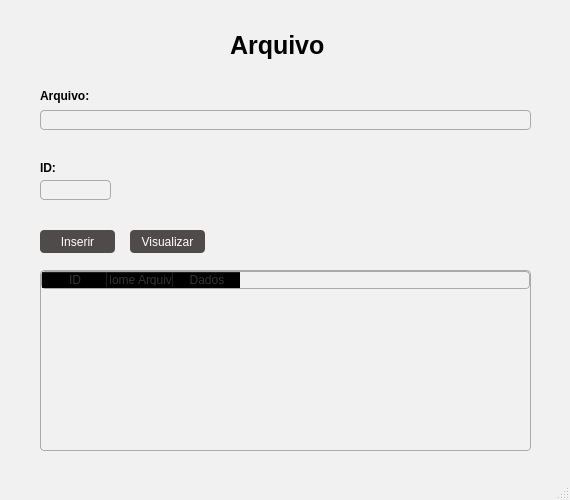
<?xml version="1.0" encoding="UTF-8"?>
<ui version="4.0">
 <class>TelaArquivo</class>
 <widget class="QMainWindow" name="TelaArquivo">
  <property name="enabled">
   <bool>true</bool>
  </property>
  <property name="geometry">
   <rect>
    <x>0</x>
    <y>0</y>
    <width>570</width>
    <height>500</height>
   </rect>
  </property>
  <property name="minimumSize">
   <size>
    <width>570</width>
    <height>500</height>
   </size>
  </property>
  <property name="maximumSize">
   <size>
    <width>570</width>
    <height>500</height>
   </size>
  </property>
  <property name="font">
   <font>
    <weight>50</weight>
    <bold>false</bold>
   </font>
  </property>
  <property name="windowTitle">
   <string>MainWindow</string>
  </property>
  <property name="styleSheet">
   <string notr="true">QMainWindow {
    background-color:#F1F1F1
;  /* cor de fundo da janela */
}</string>
  </property>
  <property name="iconSize">
   <size>
    <width>24</width>
    <height>24</height>
   </size>
  </property>
  <widget class="QWidget" name="centralwidget">
   <widget class="QLabel" name="Label_titulo">
    <property name="geometry">
     <rect>
      <x>230</x>
      <y>30</y>
      <width>101</width>
      <height>31</height>
     </rect>
    </property>
    <property name="font">
     <font>
      <family>MS Sans Serif</family>
      <pointsize>19</pointsize>
      <weight>75</weight>
      <bold>true</bold>
     </font>
    </property>
    <property name="text">
     <string>Arquivo</string>
    </property>
   </widget>
   <widget class="QLineEdit" name="lineEdit_arquivo">
    <property name="geometry">
     <rect>
      <x>40</x>
      <y>110</y>
      <width>491</width>
      <height>20</height>
     </rect>
    </property>
    <property name="styleSheet">
     <string notr="true">color: #333;
background: transparent; 
border-radius: 4px; 
border: 1px solid #AAAAAA;  
padding-left: 4px;      </string>
    </property>
    <property name="text">
     <string/>
    </property>
    <property name="cursorPosition">
     <number>0</number>
    </property>
   </widget>
   <widget class="QPushButton" name="pushButton_cadastrar">
    <property name="geometry">
     <rect>
      <x>40</x>
      <y>230</y>
      <width>75</width>
      <height>23</height>
     </rect>
    </property>
    <property name="styleSheet">
     <string notr="true">QPushButton {
background: #504B4B;          /* fundo transparente */
color: #FFFFFF;                   /* cor do texto */       
border-radius: 4px;              /* arredondamento */
padding: 5px; 
}
QPushButton:hover {
    background-color: #5599ff;    /* cor quando o mouse passa por cima */
}

QPushButton:pressed {
    background-color: #2e5ea2;    /* cor quando o botão é clicado */
    padding-top: 8px;             /* leve deslocamento pra baixo */
    padding-bottom: 4px;
}</string>
    </property>
    <property name="text">
     <string>Inserir</string>
    </property>
    <property name="flat">
     <bool>false</bool>
    </property>
   </widget>
   <widget class="QPushButton" name="pushButtor_visu">
    <property name="geometry">
     <rect>
      <x>130</x>
      <y>230</y>
      <width>75</width>
      <height>23</height>
     </rect>
    </property>
    <property name="styleSheet">
     <string notr="true">QPushButton {
background: #504B4B;          /* fundo transparente */
color: #FFFFFF;                   /* cor do texto */       
border-radius: 4px;              /* arredondamento */
padding: 5px; 
}
QPushButton:hover {
    background-color: #5599ff;    /* cor quando o mouse passa por cima */
}

QPushButton:pressed {
    background-color: #2e5ea2;    /* cor quando o botão é clicado */
    padding-top: 8px;             /* leve deslocamento pra baixo */
    padding-bottom: 4px;
}</string>
    </property>
    <property name="text">
     <string>Visualizar</string>
    </property>
    <property name="flat">
     <bool>false</bool>
    </property>
   </widget>
   <widget class="QLabel" name="label_arquivo">
    <property name="geometry">
     <rect>
      <x>40</x>
      <y>85</y>
      <width>61</width>
      <height>21</height>
     </rect>
    </property>
    <property name="font">
     <font>
      <weight>75</weight>
      <bold>true</bold>
     </font>
    </property>
    <property name="text">
     <string>Arquivo:</string>
    </property>
   </widget>
   <widget class="QLineEdit" name="lineEdit_id">
    <property name="enabled">
     <bool>false</bool>
    </property>
    <property name="geometry">
     <rect>
      <x>40</x>
      <y>180</y>
      <width>71</width>
      <height>20</height>
     </rect>
    </property>
    <property name="styleSheet">
     <string notr="true">color:#333;
background: transparent; 
border-radius: 4px; 
border: 1px solid #AAAAAA;  
padding-left: 4px;      </string>
    </property>
    <property name="text">
     <string/>
    </property>
   </widget>
   <widget class="QLabel" name="label_id">
    <property name="geometry">
     <rect>
      <x>40</x>
      <y>160</y>
      <width>21</width>
      <height>16</height>
     </rect>
    </property>
    <property name="font">
     <font>
      <weight>75</weight>
      <bold>true</bold>
     </font>
    </property>
    <property name="text">
     <string>ID:</string>
    </property>
   </widget>
   <widget class="QTableWidget" name="tableWidget">
    <property name="geometry">
     <rect>
      <x>40</x>
      <y>270</y>
      <width>491</width>
      <height>181</height>
     </rect>
    </property>
    <property name="styleSheet">
     <string notr="true">
color:#333;
background: transparent; 
border-radius: 4px; 
border: 1px solid #AAAAAA;  
ColumnWidth:1</string>
    </property>
    <property name="sortingEnabled">
     <bool>false</bool>
    </property>
    <property name="cornerButtonEnabled">
     <bool>true</bool>
    </property>
    <attribute name="horizontalHeaderDefaultSectionSize">
     <number>66</number>
    </attribute>
    <column>
     <property name="text">
      <string>ID</string>
     </property>
    </column>
    <column>
     <property name="text">
      <string>Nome Arquivo</string>
     </property>
    </column>
    <column>
     <property name="text">
      <string>Dados</string>
     </property>
    </column>
   </widget>
  </widget>
  <widget class="QStatusBar" name="statusbar"/>
 </widget>
 <resources/>
 <connections/>
</ui>
